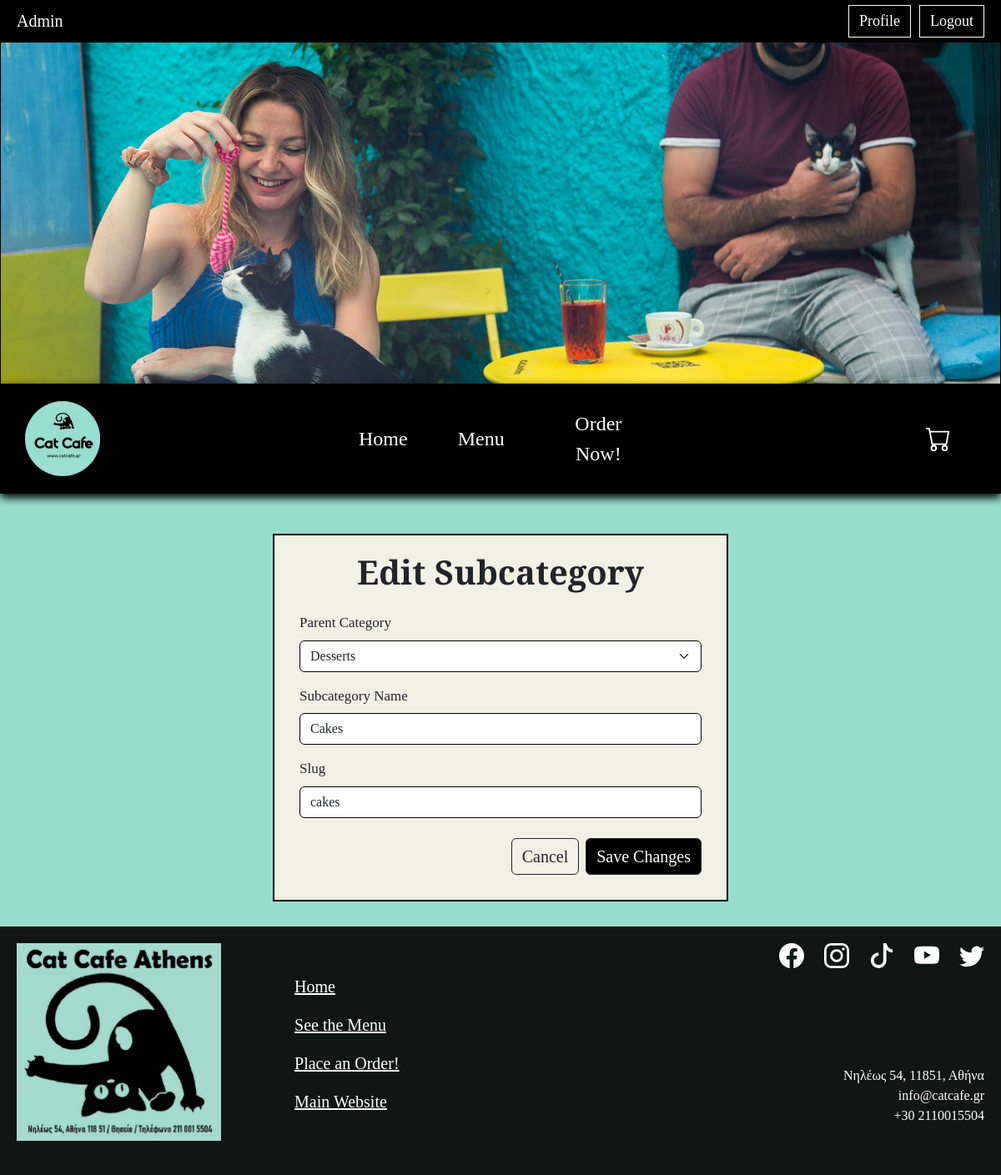
The app's page /menu/admin/subcategories/5/edit/ (signed in) with its own data.
### catalog/models.py (models this page shows, shortened)
class SubCategory(models.Model):
    category = models.ForeignKey(Category, on_delete=models.CASCADE, related_name='subcategories')
    name = models.CharField(max_length=50)
    slug = models.SlugField()
    class Meta:
        ordering = ['name']
        unique_together = ('category', 'slug')
        verbose_name = "Subcategory"
        verbose_name_plural = "Subcategories"

### catalog/views.py (the view)
# urls.py: path('admin/subcategories/<int:pk>/edit/', views.edit_subcategory, name='edit_subcategory'),
@staff_member_required
def edit_subcategory(request, pk):
    subcategory = get_object_or_404(SubCategory, pk=pk)
    if request.method == 'POST':
        form = SubCategoryForm(request.POST, instance=subcategory)
        if form.is_valid():
            form.save()
            return redirect('catalog:manage_categories')
    else:
        form = SubCategoryForm(instance=subcategory)
    return render(request, 'catalog/admin/subcategory_form.html', {
        'form': form,
        'title': 'Edit Subcategory',
        'button_text': 'Save Changes',
    })

### catalog/forms.py
class SubCategoryForm(forms.ModelForm):
    class Meta:
        model = SubCategory
        fields = ['category', 'name', 'slug']
        widgets = {
            'category': forms.Select(attrs={'class': 'form-select'}),
            'name': forms.TextInput(attrs={'class': 'form-control'}),
            'slug': forms.TextInput(attrs={'class': 'form-control'}),
        }

### catalog/models.py (called while the page is built)
    def __str__(self):
        return self.name

### catalog/templates/catalog/admin/subcategory_form.html (shortened to what this page needs)
{% extends 'base.html' %}
{% load static %}
{% block extra_css %}
<link rel="stylesheet" href="{% static 'css/management.css' %}">
{% endblock %}
{% block content %}
<div class="container mt-5 management-page">
    <div class="row justify-content-center">
        <div class="col-lg-6">
            <div class="beige-box management-box">
                <h1 class="mb-4">{{ title }}</h1>
                <form method="post">
                    <div class="mb-3">
                        <label class="form-label">Parent Category</label>
                        {{ form.category }}
                    </div>
                    <div class="mb-3">
                        <label class="form-label">Subcategory Name</label>
                        {{ form.name }}
                    </div>
                    <div class="mb-3">
                        <label class="form-label">Slug</label>
                        {{ form.slug }}
                    </div>
                    <div class="d-flex justify-content-end gap-2 mt-4">
                        <a href="{% url 'catalog:manage_categories' %}" class="btn btn-outline-dark">
                            Cancel
                        </a>
                        <button type="submit" class="btn btn-dark">
                            {{ button_text }}
                        </button>
                    </div>
                </form>
            </div>
        </div>
    </div>
</div>
{% endblock %}

### static/css/main.css (style rules this page uses)
body { margin: 0; background-color: #98DECE; font-family: "Bree Serif", serif; }
h1 { text-align: center; font-size: 40px; font-weight: bold; margin-top: 20px; margin-bottom: 10px; }
.beige-box { border: 2px solid black; background-color: #F2F1E5; padding: 0 30px; }
.form-label { font-size: 17px; }
.form-control { border: 1px solid black; }
.form-select { border: 1px solid black; }
.btn { font-size: 20px; }
.btn-dark { background-color: black; }

### static/css/management.css (style rules this page uses)
.management-box { border: 2px solid black; padding-bottom: 30px; }

### records on screen
SubCategory: category "Desserts", name "Cakes", slug "cakes"

### other values on screen
{{ title }} "Edit Subcategory"
{{ button_text }} "Save Changes"
